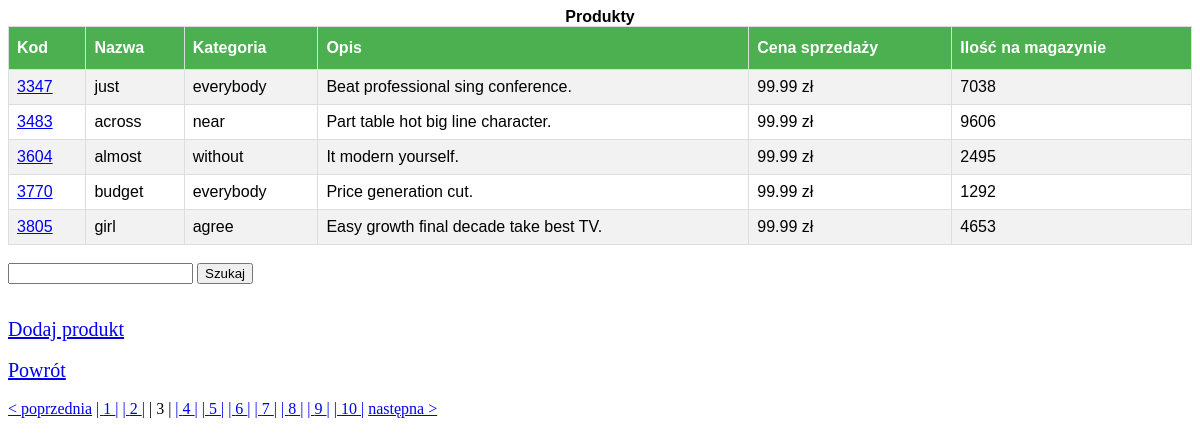
Page /warehouse/?page=3 on the committed database.
### FPP/models.py (models this page shows, shortened)
class Product(models.Model):
    code = models.CharField(max_length=12)
    name = models.CharField(max_length=256)
    quantity = models.PositiveIntegerField()
    price_for_sale = models.ManyToManyField('ProductHistory')
    description = models.TextField()
    category = models.ForeignKey(Category, on_delete=models.DO_NOTHING)
    @property
    def last_price(self):
        return self.price_for_sale.last()

class Category(models.Model):
    category = models.CharField(max_length=64, unique=True)

class ProductHistory(models.Model):
    price_for_sale = models.FloatField()
    purchase_price = models.FloatField()

### FPP/views.py (the view, shortened to what this page needs)
# urls.py: path('warehouse/', WarehouseView.as_view()),
class WarehouseView(View):
    def get(self, request):
        products_list = Product.objects.order_by('code')
        paginator = Paginator(products_list, 5)
        page = request.GET.get("page", 1)
        try:
            products = paginator.page(page)
        except PageNotAnInteger:
            products = paginator.page(1)
        except EmptyPage:
            products = paginator.page(paginator.num_pages)
        return render(request, "warehouse.html", {"products": products})

### templates/warehouse.html (shortened to what this page needs)
<table id="customers">
    <caption><b>Produkty</b></caption>
        <tr>
            <th>Kod</th><th>Nazwa</th><th>Kategoria</th><th>Opis</th><th>Cena sprzedaży</th><th>Ilość na magazynie</th>
        </tr>
        <tr>{% for prod in products %}
            <td><a href="/products/{{ prod.id }}">{{ prod.code }}</a></td><td>{{ prod.name }}</td><td>{{ prod.category.category }}</td>
            <td>{{ prod.description }}</td><td>{{ prod.last_price.price_for_sale }} zł</td><td>{{ prod.quantity }}</td>
        </tr>{% endfor %}
</table><br>
<form action="", method="post">{% csrf_token %}
  <input type="text" name="search">
  <input type="submit" value="Szukaj">
</form><br>
<a href="/addproduct" style="font-size: 20px;">Dodaj produkt</a><br>
<a href="/"style="font-size: 20px;">Powrót</a><br>
        {% if products.has_other_pages %}
            {% if products.has_previous %}
                <a href="?page={{ products.previous_page_number }}">< poprzednia</a>
            {% endif %}
            {% for i in products.paginator.page_range %}
                {% if products.number == i %}
                    <span>|  {{ i }}  |</span>
                {% else %}
                    <a href="?page={{ i }}">|  {{ i }}  |</a>
                {% endif %}
            {% endfor %}
            {% if products.has_next %}
                <a href="?page={{ products.next_page_number }}">następna ></a>
            {% endif %}
        {% endif %}

### templates/warehouse.html (style rules this page uses)
#customers { font-family: "Trebuchet MS", Arial, Helvetica, sans-serif; border-collapse: collapse; width: 100%; }
#customers td, #customers th { border: 1px solid #ddd; padding: 8px; }
#customers tr:nth-child(even) { background-color: #f2f2f2; }
#customers th { padding-top: 12px; padding-bottom: 12px; text-align: left; background-color: #4CAF50; color: white; }

### rows in the picture
Product: code "3347", name "just", category.category "everybody", description "Beat professional sing conference.", last_price.price_for_sale "99.99", quantity "7038"
Product: code "3483", name "across", category.category "near", description "Part table hot big line character.", last_price.price_for_sale "99.99", quantity "9606"
Product: code "3604", name "almost", category.category "without", description "It modern yourself.", last_price.price_for_sale "99.99", quantity "2495"
Product: code "3770", name "budget", category.category "everybody", description "Price generation cut.", last_price.price_for_sale "99.99", quantity "1292"
Product: code "3805", name "girl", category.category "agree", description "Easy growth final decade take best TV.", last_price.price_for_sale "99.99", quantity "4653"

### other values in the picture
{{ i }} "1" "2" "4" "5" "6" "7" "8" "9" "10"
{{ i }} "3"
